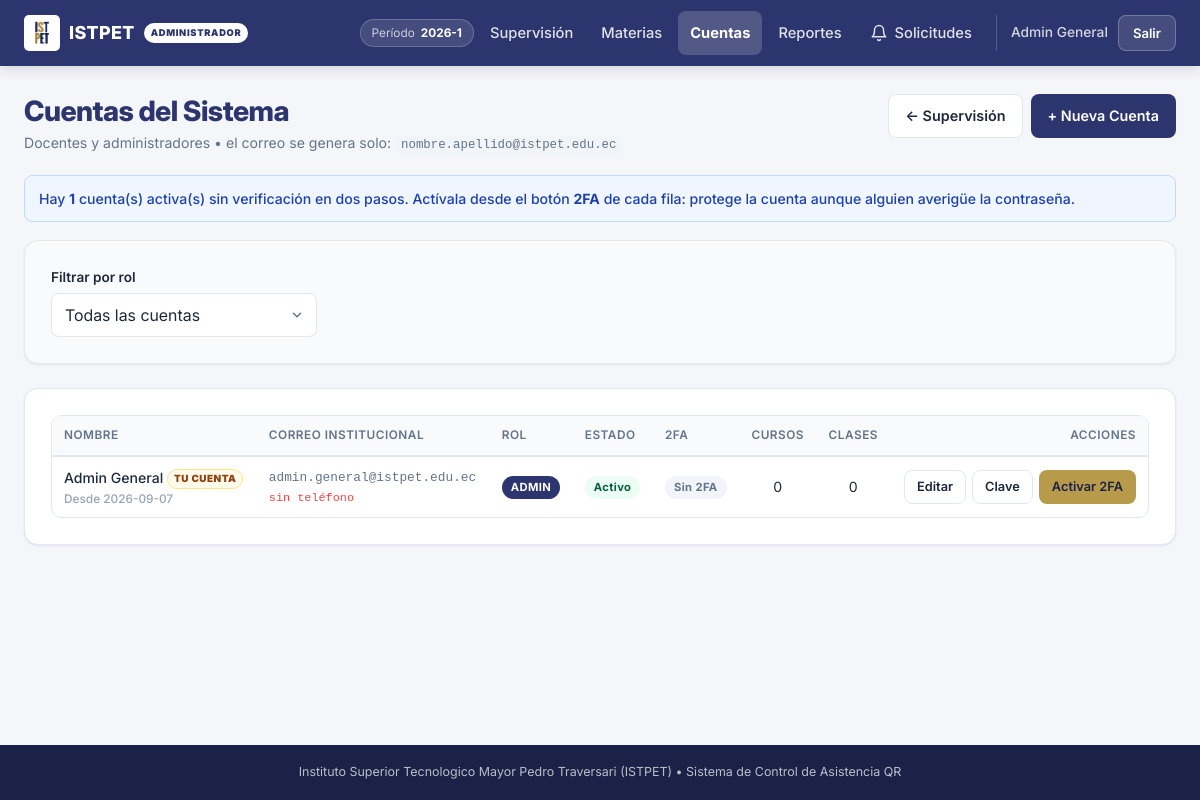
Page /public/admin/docentes (signed in) on the committed database.
### tables this page shows
CREATE TABLE `usuarios` (
  `id` int(11) NOT NULL AUTO_INCREMENT,
  `nombre` varchar(80) NOT NULL,
  `apellido` varchar(80) NOT NULL,
  `correo` varchar(150) NOT NULL,
  `telefono` varchar(15) DEFAULT NULL,
  `password` varchar(255) NOT NULL,
  `totp_secreto` varchar(64) DEFAULT NULL,
  `totp_activado` tinyint(1) NOT NULL DEFAULT 0,
  `totp_desde` datetime DEFAULT NULL,
  `rol` enum('docente','admin') NOT NULL DEFAULT 'docente',
  `activo` tinyint(1) NOT NULL DEFAULT 1,
  `consentimiento_en` datetime DEFAULT NULL COMMENT 'Cuando acepto el uso de ubicacion y camara',
  `consentimiento_version` varchar(10) DEFAULT NULL COMMENT 'Version del texto que acepto',
  `creado_en` timestamp NOT NULL DEFAULT current_timestamp(),
  PRIMARY KEY (`id`),
  UNIQUE KEY `correo` (`correo`),
  KEY `idx_usuario_telefono` (`telefono`)
);

### controllers/AdminController.php (called while the page is built, shortened)
<?php
require_once dirname(__DIR__) . '/models/Usuario.php';
class AdminController extends BaseController
{
    public function docentes(): void
    {
        $rol = trim($_GET['rol'] ?? '');
        if (!Catalogo::esRolValido($rol)) {
            $rol = '';
        }
        [$mensaje, $error] = $this->obtenerFlash();
        $ultimo = $_SESSION['ultimo_enlace'] ?? null;
        $qrTotp = $_SESSION['totp_qr'] ?? null;
        $this->vista('admin.docentes', [
            'base'            => self::obtenerRutaBase(),
            'ultimoEnlace'    => $ultimo,
            'qrTotp'          => $qrTotp,
            'sinTotp'         => Usuario::contarSinTotp(),
            'usuarios'        => Usuario::listar($rol),
            'rolFiltro'       => $rol,
            'roles'           => Catalogo::ROLES,
            'dominio'         => Catalogo::DOMINIO,
            'minPassword'     => self::MIN_PASSWORD,
            'usuarioActualId' => $this->idUsuarioActual(),
            'mensaje'         => $mensaje,
            'error'           => $error,
            'csrf'            => self::tokenCsrf()
        ]);
    }
}

### public/index.php (called while the page is built, shortened)
<?php
$raiz = dirname(__DIR__);
require_once $raiz . '/controllers/DocenteController.php';
require_once $raiz . '/controllers/AdminController.php';
$uri    = parse_url($_SERVER['REQUEST_URI'] ?? '/', PHP_URL_PATH) ?? '/';
$metodo = strtoupper($_SERVER['REQUEST_METHOD'] ?? 'GET');
$directorio = str_replace(DIRECTORY_SEPARATOR, '/', dirname($_SERVER['SCRIPT_NAME'] ?? ''));
if ($directorio !== '/' && $directorio !== '' && str_starts_with($uri, $directorio)) {
    $uri = substr($uri, strlen($directorio));
}
$ruta = '/' . trim($uri, '/');
[$clase, $accion] = $rutas[$ruta][$metodo];
(new $clase())->$accion();

### models/Usuario.php (called while the page is built, shortened)
<?php
class Usuario
{
    public static function listar(string $rol = ''): array
    {
        $db = Database::conectar();
        $sql = "SELECT u.id, u.nombre, u.apellido, u.correo, u.telefono, u.rol, u.activo, u.creado_en,
                       u.totp_activado,
                       (SELECT COUNT(*) FROM cursos c WHERE c.docente_id = u.id)   AS total_cursos,
                       (SELECT COUNT(*) FROM sesiones s WHERE s.docente_id = u.id) AS total_clases
                FROM usuarios u";
        $params = [];
        $sql .= " ORDER BY u.rol ASC, u.apellido ASC, u.nombre ASC";
        $stmt = $db->prepare($sql);
        $stmt->execute($params);
        return $stmt->fetchAll();
    }
}

### views/admin/docentes.php (the view, shortened to what this page needs)
<?php
require dirname(__DIR__) . '/layouts/header.php';
$tok = htmlspecialchars($csrf, ENT_QUOTES, 'UTF-8');
?>
<div class="page-header">
    <div>
        <h1 class="page-title">Cuentas del Sistema</h1>
        <p class="page-subtitle">
            Docentes y administradores &bull; el correo se genera solo:
            <code>nombre.apellido@<?= htmlspecialchars($dominio) ?></code>
        </p>
    </div>
    <div class="d-flex gap-2 flex-wrap">
        <a href="<?= $base ?>/admin" class="btn btn-outline">&larr; Supervisión</a>
        <button type="button" class="btn btn-primary" onclick="abrirModal('modalCrear')">+ Nueva Cuenta</button>
    </div>
</div>
<?php if (!empty($sinTotp)): ?>
    <div class="alert alert-info">
        <span>
            Hay <strong><?= (int)$sinTotp ?></strong> cuenta(s) activa(s) sin verificación en dos pasos.
            Actívala desde el botón <strong>2FA</strong> de cada fila: protege la cuenta aunque
            alguien averigüe la contraseña.
        </span>
    </div>
<?php endif; ?>
<div class="card card-filter mb-6">
    <form method="GET" action="<?= $base ?>/admin/docentes" class="filtros-grid">
        <div class="form-group mb-0">
            <label for="rol" class="form-label">Filtrar por rol</label>
            <select id="rol" name="rol" class="form-select" onchange="this.form.submit()">
                <option value="">Todas las cuentas</option>
            </select>
        </div>
    </form>
</div>
<div class="card">
    <div class="table-responsive">
        <table class="table table-hover">
            <thead>
                <tr>
                    <th>Nombre</th>
                    <th>Correo institucional</th>
                    <th>Rol</th>
                    <th>Estado</th>
                    <th>2FA</th>
                    <th class="text-center">Cursos</th>
                    <th class="text-center">Clases</th>
                    <th class="text-right">Acciones</th>
                </tr>
            </thead>
            <tbody>
                <?php if (empty($usuarios)): ?>
                    <tr><td colspan="8" class="table-empty">No hay cuentas con ese filtro.</td></tr>
                <?php else: ?>
                    <?php foreach ($usuarios as $u):
                        $esYo     = ((int)$u['id'] === $usuarioActualId);
                        $esActivo = ((int)$u['activo'] === 1);
                        $tiene2fa = ((int)($u['totp_activado'] ?? 0) === 1);
                        $nombreCompleto = trim($u['nombre'] . ' ' . $u['apellido']);
                    ?>
                        <tr>
                            <td class="font-medium">
                                <?= htmlspecialchars($nombreCompleto) ?>
                                <?php if ($esYo): ?><span class="mini-tag">tu cuenta</span><?php endif; ?>
                                <div class="celda-sub">Desde <?= htmlspecialchars(substr((string)$u['creado_en'], 0, 10)) ?></div>
                            </td>
                            <td class="celda-correo">
                                <?= htmlspecialchars($u['correo']) ?>
                                <div class="celda-sub">
                                    <?= !empty($u['telefono'])
                                        ? htmlspecialchars($u['telefono'])
                                        : '<span class="text-danger">sin teléfono</span>' ?>
                                </div>
                            </td>
                            <td>
                                <span class="badge <?= $u['rol'] === 'admin' ? 'badge-rol-admin' : 'badge-info' ?>">
                                    <?= $u['rol'] === 'admin' ? 'ADMIN' : 'DOCENTE' ?>
                                </span>
                            </td>
                            <td>
                                <span class="badge <?= $esActivo ? 'badge-success' : 'badge-danger' ?>">
                                    <?= $esActivo ? 'Activo' : 'Inactivo' ?>
                                </span>
                            </td>
                            <td>
                                <?php if ($tiene2fa): ?>
                                    <span class="badge badge-success" title="Verificación en dos pasos activa">Activa</span>
                                <?php else: ?>
                                    <span class="badge badge-neutral" title="Esta cuenta solo pide contraseña">Sin 2FA</span>
                                <?php endif; ?>
                            </td>
                            <td class="text-center"><?= (int)$u['total_cursos'] ?></td>
                            <td class="text-center"><?= (int)$u['total_clases'] ?></td>
                            <td class="text-right">
                                <div class="acciones-fila">
                                    <button type="button" class="btn btn-sm btn-outline"
                                            onclick='abrirEditar(<?= json_encode($u, JSON_HEX_TAG | JSON_HEX_APOS | JSON_HEX_QUOT | JSON_HEX_AMP) ?>)'>
                                        Editar
                                    </button>
                                    <button type="button" class="btn btn-sm btn-outline"
                                            onclick="abrirClave(<?= (int)$u['id'] ?>, <?= htmlspecialchars(json_encode($nombreCompleto), ENT_QUOTES, 'UTF-8') ?>)">
                                        Clave
                                    </button>
                                    <?php if ($tiene2fa): ?>
                                        <form action="<?= $base ?>/admin/docentes/2fa/quitar" method="POST" class="inline"
                                              onsubmit="return confirm('¿Quitar la verificación en dos pasos de <?= htmlspecialchars(addslashes($nombreCompleto), ENT_QUOTES) ?>? Su cuenta quedará protegida solo por la contraseña.');">
                                            <input type="hidden" name="csrf_token" value="<?= $tok ?>">
                                            <input type="hidden" name="id" value="<?= (int)$u['id'] ?>">
                                            <button type="submit" class="btn btn-sm btn-peligro-suave">Quitar 2FA</button>
                                        </form>
                                    <?php else: ?>
                                        <form action="<?= $base ?>/admin/docentes/2fa/preparar" method="POST" class="inline">
                                            <button type="submit" class="btn btn-sm btn-dorado">Activar 2FA</button>
                                        </form>
                                    <?php endif; ?>
                                </div>
                            </td>
                        </tr>
                    <?php endforeach; ?>
                <?php endif; ?>
            </tbody>
        </table>
    </div>
</div>
<?php require dirname(__DIR__) . '/layouts/footer.php'; ?>

### rows in the picture
usuarios: nombreCompleto "Admin General", shows "TU CUENTA", creado_en "2026-09-07", correo "admin.general@istpet.edu.ec", shows "sin teléfono", rol "ADMIN", activo "Activo", totp_activado "Sin 2FA", total_cursos "0", total_clases "0"

### other values in the picture
$periodoActual "2026-1"
$nombreActual "Admin General"
$dominio "istpet.edu.ec"
$sinTotp "1"
